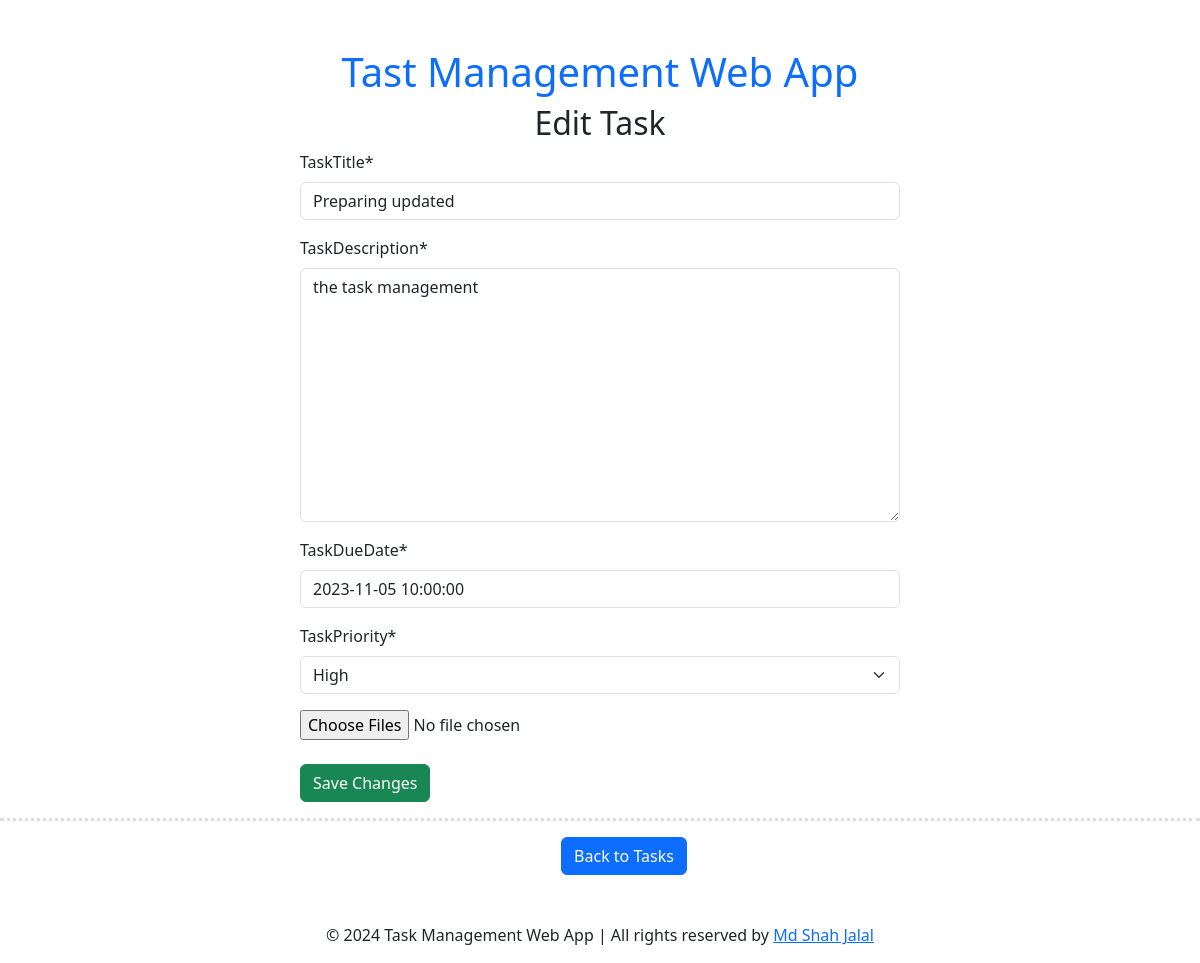
Page /edit_task/7/ on the committed database.
### todoapp/models.py (models this page shows, shortened)
class TaskModel(models.Model):
    taskTitle = models.CharField(max_length=100)
    taskDescription = models.TextField()
    is_completed = models.BooleanField(default=False)
    taskDueDate = models.DateTimeField(default=timezone.now)
    taskPriority = models.CharField(max_length=20, choices=[
        ('low', 'Low'),
        ('medium', 'Medium'),
        ('high', 'High'),
    ])
    images = models.ManyToManyField('Photo', related_name='tasks', blank=True)
    created_at = models.DateTimeField(default=timezone.now)  # Use timezone.now to set the current timestamp
    updated_at = models.DateTimeField(auto_now=True)  # This field will automatically update on every save

### todoapp/views.py (the view)
# urls.py: path('edit_task/<int:task_id>/', edit_task, name='edit_task'),
def edit_task(request, task_id):
    task = TaskModel.objects.get(pk=task_id)
    user_timezone = request.session.get('user_timezone', 'UTC')  # Retrieve the user's time zone
    if request.method == 'POST':
        form = TaskForm(request.POST, request.FILES, instance=task)
        if form.is_valid():
            for image in task.images.all():
                default_storage.delete(image.image.name)
                image.delete()
            for image in request.FILES.getlist('images'):
                photo = Photo(image=image)
                photo.save()
                task.images.add(photo)
            task = form.save()
            return redirect('show_tasks')
    else:
        form = TaskForm(instance=task)
    return render(request, 'edit_task.html', {'form': form, 'task': task, 'user_timezone': user_timezone})

### todoapp/forms.py
class TaskForm(forms.ModelForm):
    class Meta:
        model = TaskModel
        fields = ('taskTitle', 'taskDescription', 'taskDueDate', 'taskPriority')

### todoapp/templates/edit_task.html (shortened to what this page needs)
{% extends 'base.html' %}
{% load crispy_forms_tags %}
{% block content %}
<div class="w-50 m-auto">
    <h2 class="text-center">Edit Task</h2>
    <form method="post" enctype="multipart/form-data">
        {{ form | crispy }}
        <input type="file" name="images" id="id_images" multiple>
        <br/> <br/>
        <button class="btn btn-success" type="submit">Save Changes</button>
    </form>
</div>
<hr style="border-top: 3px dotted #838282;" class="dotted">
<div class="text-center">
    <a class="btn btn-primary ms-5" href="{% url 'show_tasks' %}">Back to Tasks</a>
</div>
{% endblock %}

### rows in the picture
TaskModel: taskTitle "Preparing updated", taskDescription "the task management", taskDueDate "2023-11-05 10:00:00", taskPriority "High"
